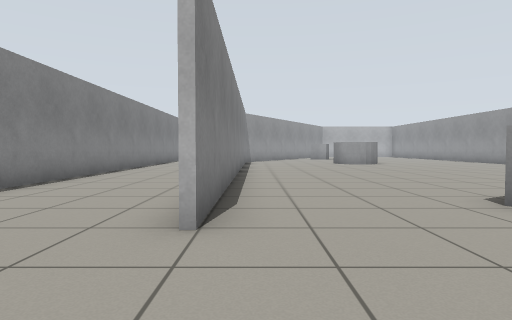
View 1 (above)

18 first-person views from a walk through a Gazebo world. The camera is 0.72 m above the floor, tilts 2° down and sees 75° across. The floor is counted in squares, 1 m on a side. Each view is taken from the middle of a square. On the plan, view 1 faces up. The plan holds only what a view shows up to about 10 squares ahead; the rest is blank.

View 2
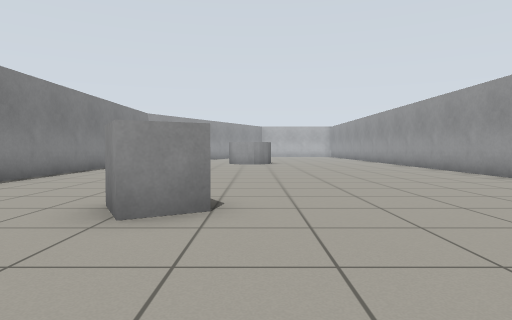

View 3
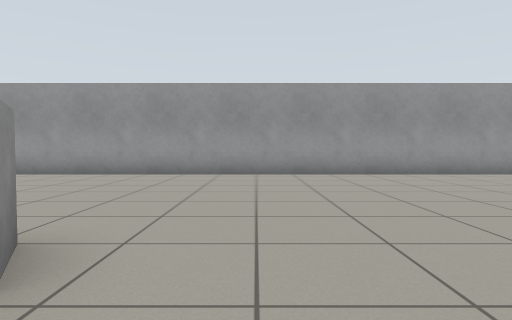

View 4
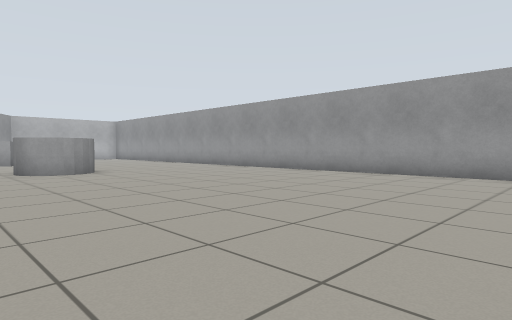

View 5
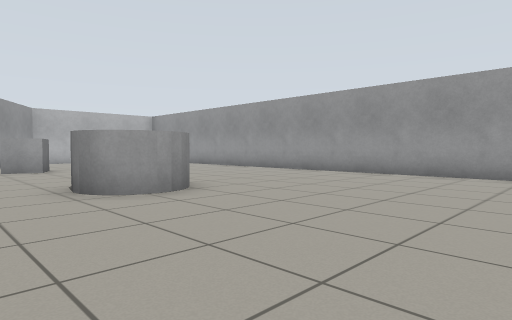

View 6
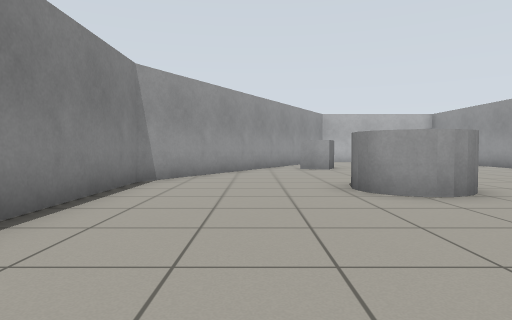

View 7
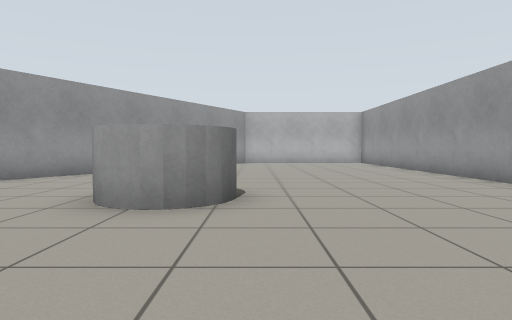

View 8
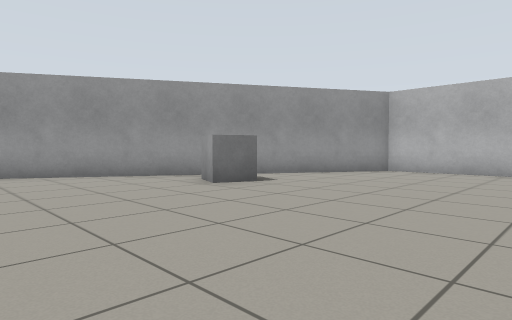

View 9
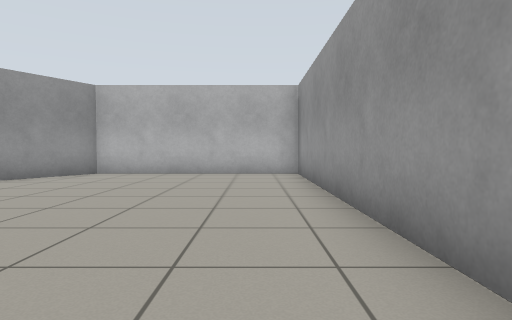

View 10
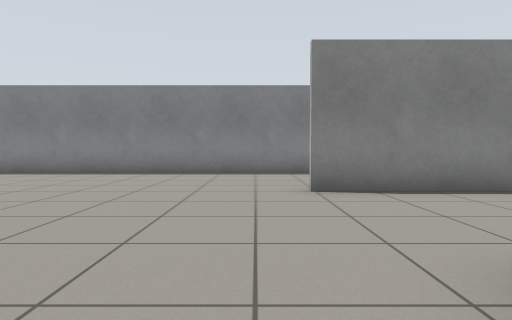

View 11
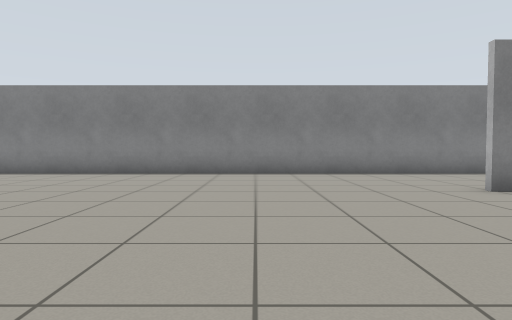

View 12
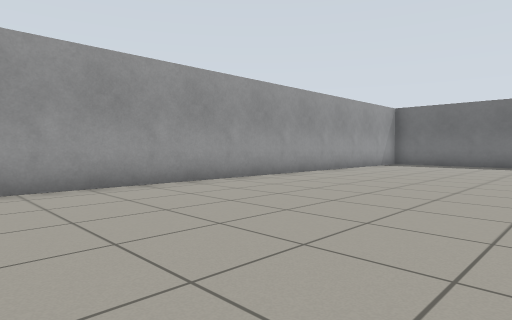

View 13
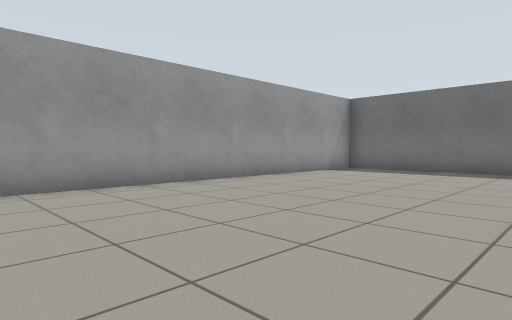

View 14
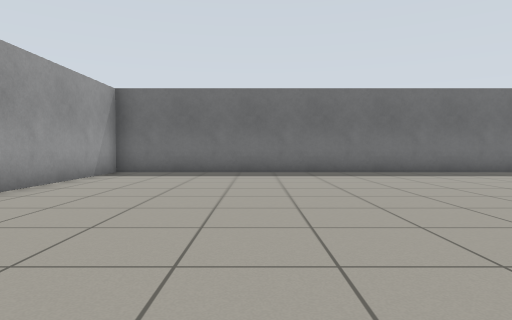

View 15
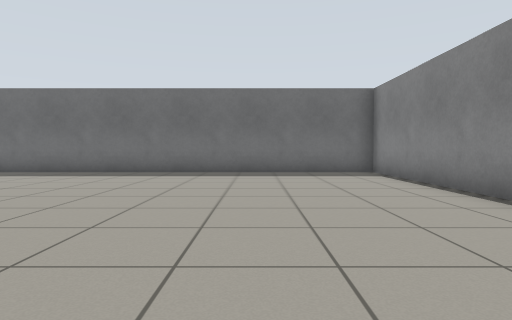

View 16
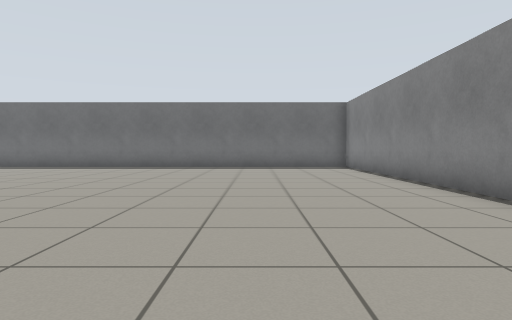

View 17
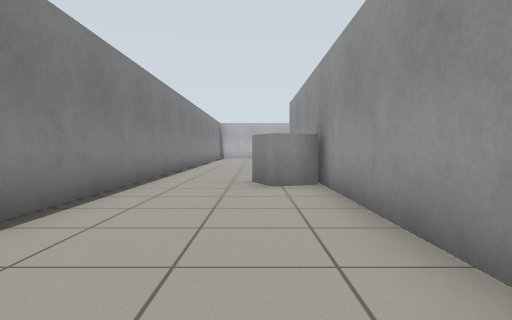

View 18
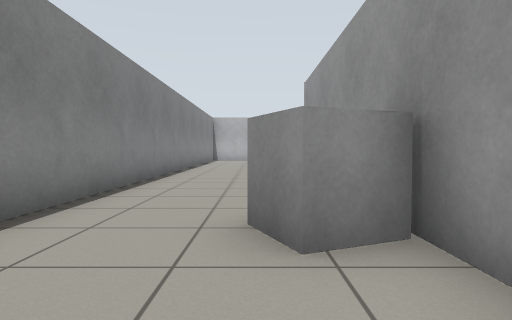

### Floor plan
Points are (right, up) in squares from view 1. A wall is a line through its corners. A room is listed if a view was taken in it or the views show most of it. See-through windows are left out.
Room 1 (views 1, 2, 3, 4, 5, 6, 7, 8, 9, 10, 11, 12, 13, 14, 15, 16, 17, 18)
walls: (-0.7, 5.6) (-0.7, 16.6); (-0.5, 10.1) (-0.5, 2.9); (-4.5, 18.1) (-4.5, -16) (11.2, -16) (11.2, 15); (11.2, 17.8) (11.2, 27.5) (5.5, 27.5) (-0.5, 17.1) (-0.5, 13.2)
objects: grey box (-2, 11) to (-1, 11); grey box (3, 4) to (4, 4); grey cylinder (4, 15) to (5, 16); grey box (4, 22) to (5, 22)

Positions as (right, up) in squares from view 1, and headings:
1: (0, 0), facing up
2: (5, 0), facing up
3: (2, 2), facing right
4: (2, 5), facing up-right
5: (2, 10), facing up-right
6: (2, 10), facing up
7: (6, 11), facing up
8: (10, 17), facing up-left
9: (10, 18), facing up
10: (5, 2), facing left
11: (5, -1), facing left
12: (5, -1), facing down-right
13: (5, -5), facing down-right
14: (7, -6), facing down
15: (-1, -6), facing down
16: (-1, -3), facing down
17: (-2, 4), facing up
18: (-2, 8), facing up
